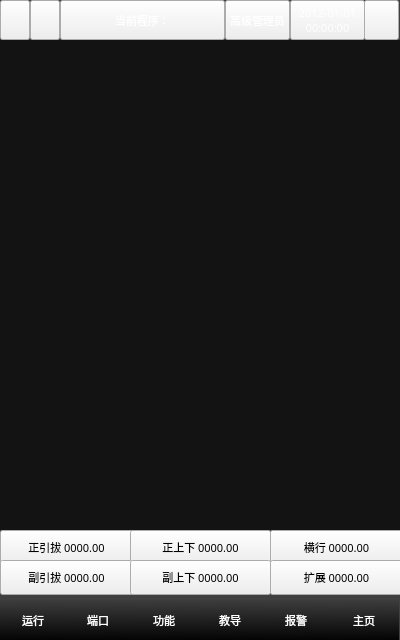
<?xml version="1.0" encoding="UTF-8"?>
<ui version="4.0">
 <class>DialogFrame</class>
 <widget class="QDialog" name="DialogFrame">
  <property name="enabled">
   <bool>true</bool>
  </property>
  <property name="geometry">
   <rect>
    <x>0</x>
    <y>0</y>
    <width>400</width>
    <height>640</height>
   </rect>
  </property>
  <property name="sizePolicy">
   <sizepolicy hsizetype="Fixed" vsizetype="Fixed">
    <horstretch>0</horstretch>
    <verstretch>0</verstretch>
   </sizepolicy>
  </property>
  <property name="minimumSize">
   <size>
    <width>400</width>
    <height>640</height>
   </size>
  </property>
  <property name="maximumSize">
   <size>
    <width>400</width>
    <height>640</height>
   </size>
  </property>
  <property name="font">
   <font>
    <family>微软雅黑</family>
    <pointsize>8</pointsize>
    <weight>50</weight>
    <bold>false</bold>
    <stylestrategy>PreferAntialias</stylestrategy>
   </font>
  </property>
  <property name="windowTitle">
   <string notr="true">主窗口框架</string>
  </property>
  <property name="styleSheet">
   <string notr="true">/* Set the dialog background color */
QDialog#DialogFrame
{
	background-color: rgb(64, 64, 64);
}
/* Set the dialog title style */
QLabel#labelMainTitle
{
	color: rgb(0, 0, 0);
	background-image: url(:/img/widget/FrameTitle.png);
}
QPushButton#pushButtonOrigin:!pressed,
QPushButton#pushButtonStatus:!pressed,
QPushButton#pushButtonPgm:!pressed,
QPushButton#pushButtonUsr:!pressed,
QPushButton#pushButtonDateTime:!pressed,
QPushButton#pushButtonSpd:!pressed
{
	color: white;
	border-image: url(:/img/widget/TitleBtnNormal.png);
}
QPushButton#pushButtonOrigin:pressed,
QPushButton#pushButtonStatus:pressed,
QPushButton#pushButtonPgm:pressed,
QPushButton#pushButtonUsr:pressed,
QPushButton#pushButtonDateTime:pressed,
QPushButton#pushButtonSpd:pressed
{
	color: white;
	border-image: url(:/img/widget/TitleBtnPress.png);
}
/* Set message display box style */
/*
QLabel#labelMessage
{
	color: red;
	border-image: url(:/img/widget/MessageBox.png) 6 6 6 6;
	border-top: 6px transprant;
	border-right: 6px transprant;
	border-bottom: 6px transprant;
	border-left: 6px transprant;
}
*/
/* Set the servo position display style */
QPushButton[IsSrvCtrl = &quot;true&quot;]:!pressed:!flat
{
	border-image: url(:/img/widget/ServoBtnNormal.png);
}
QPushButton[IsSrvCtrl = &quot;true&quot;]:pressed:!flat
{
	border-image: url(:/img/widget/ServoBtnPress.png);
}
QPushButton[IsSrvCtrl = &quot;true&quot;]:!pressed:flat
{
	border-image: url(:/img/widget/ServoBtnNormalGreen.png);
}
QPushButton[IsSrvCtrl = &quot;true&quot;]:pressed:flat
{
	border-image: url(:/img/widget/ServoBtnPressGreen.png);
}
/* Set the buttom function button style */
QToolButton#pushButtonF1,
QToolButton#pushButtonF2,
QToolButton#pushButtonF3,
QToolButton#pushButtonF4,
QToolButton#pushButtonF5,
QToolButton#pushButtonF6
{
	background-color: qlineargradient(spread:pad, x1:0.00568182, y1:1, x2:0, y2:0, stop:0 rgba(4, 4, 4, 255), stop:1 rgba(61, 61, 61, 255));
}

QToolButton#pushButtonF1:!pressed ,
QToolButton#pushButtonF2:!pressed ,
QToolButton#pushButtonF3:!pressed ,
QToolButton#pushButtonF4:!pressed ,
QToolButton#pushButtonF5:!pressed ,
QToolButton#pushButtonF6:!pressed
{
	color: white;
	border-image: null;
	border: transprant;
}
QToolButton#pushButtonF1:pressed ,
QToolButton#pushButtonF2:pressed ,
QToolButton#pushButtonF3:pressed ,
QToolButton#pushButtonF4:pressed ,
QToolButton#pushButtonF5:pressed ,
QToolButton#pushButtonF6:pressed
{
	color: rgba(61, 255, 61, 255);
	border-image: url(:/img/widget/TabPress.png) 6 6 6 6;
	border-top: 6px transprant;
	border-right: 6px transprant;
	border-bottom: 6px transprant;
	border-left: 6px transprant;
}
</string>
  </property>
  <widget class="QToolButton" name="pushButtonF1">
   <property name="geometry">
    <rect>
     <x>0</x>
     <y>600</y>
     <width>66</width>
     <height>40</height>
    </rect>
   </property>
   <property name="sizePolicy">
    <sizepolicy hsizetype="Fixed" vsizetype="Fixed">
     <horstretch>0</horstretch>
     <verstretch>0</verstretch>
    </sizepolicy>
   </property>
   <property name="minimumSize">
    <size>
     <width>66</width>
     <height>40</height>
    </size>
   </property>
   <property name="maximumSize">
    <size>
     <width>66</width>
     <height>40</height>
    </size>
   </property>
   <property name="font">
    <font>
     <family>微软雅黑</family>
     <pointsize>8</pointsize>
     <weight>50</weight>
     <bold>false</bold>
    </font>
   </property>
   <property name="focusPolicy">
    <enum>Qt::NoFocus</enum>
   </property>
   <property name="styleSheet">
    <string notr="true"/>
   </property>
   <property name="text">
    <string>运行</string>
   </property>
   <property name="icon">
    <iconset resource="../xPad.qrc">
     <normaloff>:/img/48X48/BtnAuto.png</normaloff>:/img/48X48/BtnAuto.png</iconset>
   </property>
   <property name="iconSize">
    <size>
     <width>32</width>
     <height>32</height>
    </size>
   </property>
   <property name="toolButtonStyle">
    <enum>Qt::ToolButtonTextBesideIcon</enum>
   </property>
  </widget>
  <widget class="QToolButton" name="pushButtonF2">
   <property name="geometry">
    <rect>
     <x>65</x>
     <y>600</y>
     <width>66</width>
     <height>40</height>
    </rect>
   </property>
   <property name="sizePolicy">
    <sizepolicy hsizetype="Fixed" vsizetype="Fixed">
     <horstretch>0</horstretch>
     <verstretch>0</verstretch>
    </sizepolicy>
   </property>
   <property name="minimumSize">
    <size>
     <width>66</width>
     <height>40</height>
    </size>
   </property>
   <property name="maximumSize">
    <size>
     <width>66</width>
     <height>40</height>
    </size>
   </property>
   <property name="font">
    <font>
     <family>微软雅黑</family>
     <pointsize>8</pointsize>
     <weight>50</weight>
     <bold>false</bold>
    </font>
   </property>
   <property name="focusPolicy">
    <enum>Qt::NoFocus</enum>
   </property>
   <property name="text">
    <string>端口</string>
   </property>
   <property name="icon">
    <iconset resource="../xPad.qrc">
     <normaloff>:/img/48X48/BtnManual.png</normaloff>:/img/48X48/BtnManual.png</iconset>
   </property>
   <property name="iconSize">
    <size>
     <width>32</width>
     <height>32</height>
    </size>
   </property>
   <property name="toolButtonStyle">
    <enum>Qt::ToolButtonTextBesideIcon</enum>
   </property>
  </widget>
  <widget class="QToolButton" name="pushButtonF3">
   <property name="geometry">
    <rect>
     <x>131</x>
     <y>600</y>
     <width>66</width>
     <height>40</height>
    </rect>
   </property>
   <property name="sizePolicy">
    <sizepolicy hsizetype="Fixed" vsizetype="Fixed">
     <horstretch>0</horstretch>
     <verstretch>0</verstretch>
    </sizepolicy>
   </property>
   <property name="minimumSize">
    <size>
     <width>66</width>
     <height>40</height>
    </size>
   </property>
   <property name="maximumSize">
    <size>
     <width>66</width>
     <height>40</height>
    </size>
   </property>
   <property name="font">
    <font>
     <family>微软雅黑</family>
     <pointsize>8</pointsize>
     <weight>50</weight>
     <bold>false</bold>
    </font>
   </property>
   <property name="focusPolicy">
    <enum>Qt::NoFocus</enum>
   </property>
   <property name="text">
    <string>功能</string>
   </property>
   <property name="icon">
    <iconset resource="../xPad.qrc">
     <normaloff>:/img/48X48/BtnFun.png</normaloff>:/img/48X48/BtnFun.png</iconset>
   </property>
   <property name="iconSize">
    <size>
     <width>32</width>
     <height>32</height>
    </size>
   </property>
   <property name="toolButtonStyle">
    <enum>Qt::ToolButtonTextBesideIcon</enum>
   </property>
  </widget>
  <widget class="QToolButton" name="pushButtonF5">
   <property name="geometry">
    <rect>
     <x>263</x>
     <y>600</y>
     <width>66</width>
     <height>40</height>
    </rect>
   </property>
   <property name="sizePolicy">
    <sizepolicy hsizetype="Fixed" vsizetype="Fixed">
     <horstretch>0</horstretch>
     <verstretch>0</verstretch>
    </sizepolicy>
   </property>
   <property name="minimumSize">
    <size>
     <width>66</width>
     <height>40</height>
    </size>
   </property>
   <property name="maximumSize">
    <size>
     <width>66</width>
     <height>40</height>
    </size>
   </property>
   <property name="font">
    <font>
     <family>微软雅黑</family>
     <pointsize>8</pointsize>
     <weight>50</weight>
     <bold>false</bold>
    </font>
   </property>
   <property name="focusPolicy">
    <enum>Qt::NoFocus</enum>
   </property>
   <property name="styleSheet">
    <string notr="true">padding: 2px;</string>
   </property>
   <property name="text">
    <string>报警</string>
   </property>
   <property name="icon">
    <iconset resource="../xPad.qrc">
     <normaloff>:/img/48X48/BtnAlmF.png</normaloff>:/img/48X48/BtnAlmF.png</iconset>
   </property>
   <property name="iconSize">
    <size>
     <width>32</width>
     <height>32</height>
    </size>
   </property>
   <property name="autoRepeat">
    <bool>false</bool>
   </property>
   <property name="toolButtonStyle">
    <enum>Qt::ToolButtonTextBesideIcon</enum>
   </property>
  </widget>
  <widget class="QToolButton" name="pushButtonF4">
   <property name="geometry">
    <rect>
     <x>197</x>
     <y>600</y>
     <width>66</width>
     <height>40</height>
    </rect>
   </property>
   <property name="sizePolicy">
    <sizepolicy hsizetype="Fixed" vsizetype="Fixed">
     <horstretch>0</horstretch>
     <verstretch>0</verstretch>
    </sizepolicy>
   </property>
   <property name="minimumSize">
    <size>
     <width>66</width>
     <height>40</height>
    </size>
   </property>
   <property name="maximumSize">
    <size>
     <width>66</width>
     <height>40</height>
    </size>
   </property>
   <property name="font">
    <font>
     <family>微软雅黑</family>
     <pointsize>8</pointsize>
     <weight>50</weight>
     <italic>false</italic>
     <bold>false</bold>
    </font>
   </property>
   <property name="focusPolicy">
    <enum>Qt::NoFocus</enum>
   </property>
   <property name="text">
    <string>教导</string>
   </property>
   <property name="icon">
    <iconset resource="../xPad.qrc">
     <normaloff>:/img/48X48/BtnTeach.png</normaloff>:/img/48X48/BtnTeach.png</iconset>
   </property>
   <property name="iconSize">
    <size>
     <width>32</width>
     <height>32</height>
    </size>
   </property>
   <property name="toolButtonStyle">
    <enum>Qt::ToolButtonTextBesideIcon</enum>
   </property>
  </widget>
  <widget class="QLabel" name="labelWarning">
   <property name="geometry">
    <rect>
     <x>0</x>
     <y>40</y>
     <width>400</width>
     <height>490</height>
    </rect>
   </property>
   <property name="sizePolicy">
    <sizepolicy hsizetype="Expanding" vsizetype="Expanding">
     <horstretch>0</horstretch>
     <verstretch>0</verstretch>
    </sizepolicy>
   </property>
   <property name="minimumSize">
    <size>
     <width>400</width>
     <height>490</height>
    </size>
   </property>
   <property name="maximumSize">
    <size>
     <width>400</width>
     <height>490</height>
    </size>
   </property>
   <property name="font">
    <font>
     <family>微软雅黑</family>
     <pointsize>8</pointsize>
     <weight>50</weight>
     <bold>false</bold>
    </font>
   </property>
   <property name="styleSheet">
    <string notr="true">QLabel
{
	background-color: rgba(0, 0, 0, 180);
	color: white;
}
</string>
   </property>
   <property name="text">
    <string notr="true"/>
   </property>
   <property name="alignment">
    <set>Qt::AlignLeading|Qt::AlignLeft|Qt::AlignVCenter</set>
   </property>
   <property name="wordWrap">
    <bool>true</bool>
   </property>
   <property name="margin">
    <number>80</number>
   </property>
  </widget>
  <widget class="xPushButton" name="svPhorPos">
   <property name="geometry">
    <rect>
     <x>0</x>
     <y>530</y>
     <width>133</width>
     <height>35</height>
    </rect>
   </property>
   <property name="sizePolicy">
    <sizepolicy hsizetype="Fixed" vsizetype="Fixed">
     <horstretch>0</horstretch>
     <verstretch>0</verstretch>
    </sizepolicy>
   </property>
   <property name="minimumSize">
    <size>
     <width>133</width>
     <height>35</height>
    </size>
   </property>
   <property name="maximumSize">
    <size>
     <width>16777215</width>
     <height>35</height>
    </size>
   </property>
   <property name="font">
    <font>
     <family>微软雅黑</family>
     <pointsize>8</pointsize>
     <weight>50</weight>
     <bold>false</bold>
    </font>
   </property>
   <property name="focusPolicy">
    <enum>Qt::NoFocus</enum>
   </property>
   <property name="text">
    <string notr="true">正引拔 0000.00</string>
   </property>
   <property name="flat">
    <bool>false</bool>
   </property>
   <property name="IsSrvCtrl" stdset="0">
    <bool>true</bool>
   </property>
  </widget>
  <widget class="xPushButton" name="svPverPos">
   <property name="enabled">
    <bool>true</bool>
   </property>
   <property name="geometry">
    <rect>
     <x>130</x>
     <y>530</y>
     <width>141</width>
     <height>35</height>
    </rect>
   </property>
   <property name="sizePolicy">
    <sizepolicy hsizetype="Fixed" vsizetype="Fixed">
     <horstretch>0</horstretch>
     <verstretch>0</verstretch>
    </sizepolicy>
   </property>
   <property name="minimumSize">
    <size>
     <width>133</width>
     <height>35</height>
    </size>
   </property>
   <property name="maximumSize">
    <size>
     <width>16777215</width>
     <height>35</height>
    </size>
   </property>
   <property name="font">
    <font>
     <family>微软雅黑</family>
     <pointsize>8</pointsize>
     <weight>50</weight>
     <bold>false</bold>
    </font>
   </property>
   <property name="focusPolicy">
    <enum>Qt::NoFocus</enum>
   </property>
   <property name="text">
    <string notr="true">正上下 0000.00</string>
   </property>
   <property name="flat">
    <bool>false</bool>
   </property>
   <property name="IsSrvCtrl" stdset="0">
    <bool>true</bool>
   </property>
  </widget>
  <widget class="xPushButton" name="svTravPos">
   <property name="geometry">
    <rect>
     <x>270</x>
     <y>530</y>
     <width>133</width>
     <height>35</height>
    </rect>
   </property>
   <property name="sizePolicy">
    <sizepolicy hsizetype="Fixed" vsizetype="Fixed">
     <horstretch>0</horstretch>
     <verstretch>0</verstretch>
    </sizepolicy>
   </property>
   <property name="minimumSize">
    <size>
     <width>133</width>
     <height>35</height>
    </size>
   </property>
   <property name="maximumSize">
    <size>
     <width>16777215</width>
     <height>35</height>
    </size>
   </property>
   <property name="font">
    <font>
     <family>微软雅黑</family>
     <pointsize>8</pointsize>
     <weight>50</weight>
     <bold>false</bold>
    </font>
   </property>
   <property name="focusPolicy">
    <enum>Qt::NoFocus</enum>
   </property>
   <property name="text">
    <string notr="true">横行 0000.00</string>
   </property>
   <property name="IsSrvCtrl" stdset="0">
    <bool>true</bool>
   </property>
  </widget>
  <widget class="xPushButton" name="svRhorPos">
   <property name="enabled">
    <bool>true</bool>
   </property>
   <property name="geometry">
    <rect>
     <x>0</x>
     <y>560</y>
     <width>133</width>
     <height>35</height>
    </rect>
   </property>
   <property name="sizePolicy">
    <sizepolicy hsizetype="Fixed" vsizetype="Fixed">
     <horstretch>0</horstretch>
     <verstretch>0</verstretch>
    </sizepolicy>
   </property>
   <property name="minimumSize">
    <size>
     <width>133</width>
     <height>35</height>
    </size>
   </property>
   <property name="maximumSize">
    <size>
     <width>16777215</width>
     <height>35</height>
    </size>
   </property>
   <property name="font">
    <font>
     <family>微软雅黑</family>
     <pointsize>8</pointsize>
     <weight>50</weight>
     <bold>false</bold>
    </font>
   </property>
   <property name="focusPolicy">
    <enum>Qt::NoFocus</enum>
   </property>
   <property name="text">
    <string notr="true">副引拔 0000.00</string>
   </property>
   <property name="IsSrvCtrl" stdset="0">
    <bool>true</bool>
   </property>
  </widget>
  <widget class="xPushButton" name="svRverPos">
   <property name="enabled">
    <bool>true</bool>
   </property>
   <property name="geometry">
    <rect>
     <x>130</x>
     <y>560</y>
     <width>141</width>
     <height>35</height>
    </rect>
   </property>
   <property name="sizePolicy">
    <sizepolicy hsizetype="Fixed" vsizetype="Fixed">
     <horstretch>0</horstretch>
     <verstretch>0</verstretch>
    </sizepolicy>
   </property>
   <property name="minimumSize">
    <size>
     <width>133</width>
     <height>35</height>
    </size>
   </property>
   <property name="maximumSize">
    <size>
     <width>16777215</width>
     <height>35</height>
    </size>
   </property>
   <property name="font">
    <font>
     <family>微软雅黑</family>
     <pointsize>8</pointsize>
     <weight>50</weight>
     <bold>false</bold>
    </font>
   </property>
   <property name="focusPolicy">
    <enum>Qt::NoFocus</enum>
   </property>
   <property name="text">
    <string notr="true">副上下 0000.00</string>
   </property>
   <property name="IsSrvCtrl" stdset="0">
    <bool>true</bool>
   </property>
  </widget>
  <widget class="xPushButton" name="svExtePos">
   <property name="enabled">
    <bool>true</bool>
   </property>
   <property name="geometry">
    <rect>
     <x>270</x>
     <y>560</y>
     <width>133</width>
     <height>35</height>
    </rect>
   </property>
   <property name="sizePolicy">
    <sizepolicy hsizetype="Fixed" vsizetype="Fixed">
     <horstretch>0</horstretch>
     <verstretch>0</verstretch>
    </sizepolicy>
   </property>
   <property name="minimumSize">
    <size>
     <width>133</width>
     <height>35</height>
    </size>
   </property>
   <property name="maximumSize">
    <size>
     <width>16777215</width>
     <height>35</height>
    </size>
   </property>
   <property name="font">
    <font>
     <family>微软雅黑</family>
     <pointsize>8</pointsize>
     <weight>50</weight>
     <bold>false</bold>
    </font>
   </property>
   <property name="focusPolicy">
    <enum>Qt::NoFocus</enum>
   </property>
   <property name="text">
    <string notr="true">扩展 0000.00</string>
   </property>
   <property name="IsSrvCtrl" stdset="0">
    <bool>true</bool>
   </property>
  </widget>
  <widget class="QToolButton" name="pushButtonF6">
   <property name="geometry">
    <rect>
     <x>329</x>
     <y>600</y>
     <width>70</width>
     <height>40</height>
    </rect>
   </property>
   <property name="minimumSize">
    <size>
     <width>66</width>
     <height>40</height>
    </size>
   </property>
   <property name="maximumSize">
    <size>
     <width>70</width>
     <height>40</height>
    </size>
   </property>
   <property name="palette">
    <palette>
     <active>
      <colorrole role="WindowText">
       <brush brushstyle="SolidPattern">
        <color alpha="255">
         <red>255</red>
         <green>255</green>
         <blue>255</blue>
        </color>
       </brush>
      </colorrole>
      <colorrole role="Button">
       <brush brushstyle="LinearGradientPattern">
        <gradient startx="0.005681820000000" starty="1.000000000000000" endx="0.000000000000000" endy="0.000000000000000" type="LinearGradient" spread="PadSpread" coordinatemode="ObjectBoundingMode">
         <gradientstop position="0.000000000000000">
          <color alpha="255">
           <red>4</red>
           <green>4</green>
           <blue>4</blue>
          </color>
         </gradientstop>
         <gradientstop position="1.000000000000000">
          <color alpha="255">
           <red>61</red>
           <green>61</green>
           <blue>61</blue>
          </color>
         </gradientstop>
        </gradient>
       </brush>
      </colorrole>
      <colorrole role="Text">
       <brush brushstyle="SolidPattern">
        <color alpha="255">
         <red>255</red>
         <green>255</green>
         <blue>255</blue>
        </color>
       </brush>
      </colorrole>
      <colorrole role="ButtonText">
       <brush brushstyle="SolidPattern">
        <color alpha="255">
         <red>255</red>
         <green>255</green>
         <blue>255</blue>
        </color>
       </brush>
      </colorrole>
      <colorrole role="Base">
       <brush brushstyle="LinearGradientPattern">
        <gradient startx="0.005681820000000" starty="1.000000000000000" endx="0.000000000000000" endy="0.000000000000000" type="LinearGradient" spread="PadSpread" coordinatemode="ObjectBoundingMode">
         <gradientstop position="0.000000000000000">
          <color alpha="255">
           <red>4</red>
           <green>4</green>
           <blue>4</blue>
          </color>
         </gradientstop>
         <gradientstop position="1.000000000000000">
          <color alpha="255">
           <red>61</red>
           <green>61</green>
           <blue>61</blue>
          </color>
         </gradientstop>
        </gradient>
       </brush>
      </colorrole>
      <colorrole role="Window">
       <brush brushstyle="LinearGradientPattern">
        <gradient startx="0.005681820000000" starty="1.000000000000000" endx="0.000000000000000" endy="0.000000000000000" type="LinearGradient" spread="PadSpread" coordinatemode="ObjectBoundingMode">
         <gradientstop position="0.000000000000000">
          <color alpha="255">
           <red>4</red>
           <green>4</green>
           <blue>4</blue>
          </color>
         </gradientstop>
         <gradientstop position="1.000000000000000">
          <color alpha="255">
           <red>61</red>
           <green>61</green>
           <blue>61</blue>
          </color>
         </gradientstop>
        </gradient>
       </brush>
      </colorrole>
     </active>
     <inactive>
      <colorrole role="WindowText">
       <brush brushstyle="SolidPattern">
        <color alpha="255">
         <red>255</red>
         <green>255</green>
         <blue>255</blue>
        </color>
       </brush>
      </colorrole>
      <colorrole role="Button">
       <brush brushstyle="LinearGradientPattern">
        <gradient startx="0.005681820000000" starty="1.000000000000000" endx="0.000000000000000" endy="0.000000000000000" type="LinearGradient" spread="PadSpread" coordinatemode="ObjectBoundingMode">
         <gradientstop position="0.000000000000000">
          <color alpha="255">
           <red>4</red>
           <green>4</green>
           <blue>4</blue>
          </color>
         </gradientstop>
         <gradientstop position="1.000000000000000">
          <color alpha="255">
           <red>61</red>
           <green>61</green>
           <blue>61</blue>
          </color>
         </gradientstop>
        </gradient>
       </brush>
      </colorrole>
      <colorrole role="Text">
       <brush brushstyle="SolidPattern">
        <color alpha="255">
         <red>255</red>
         <green>255</green>
         <blue>255</blue>
        </color>
       </brush>
      </colorrole>
      <colorrole role="ButtonText">
       <brush brushstyle="SolidPattern">
        <color alpha="255">
         <red>255</red>
         <green>255</green>
         <blue>255</blue>
        </color>
       </brush>
      </colorrole>
      <colorrole role="Base">
       <brush brushstyle="LinearGradientPattern">
        <gradient startx="0.005681820000000" starty="1.000000000000000" endx="0.000000000000000" endy="0.000000000000000" type="LinearGradient" spread="PadSpread" coordinatemode="ObjectBoundingMode">
         <gradientstop position="0.000000000000000">
          <color alpha="255">
           <red>4</red>
           <green>4</green>
           <blue>4</blue>
          </color>
         </gradientstop>
         <gradientstop position="1.000000000000000">
          <color alpha="255">
           <red>61</red>
           <green>61</green>
           <blue>61</blue>
          </color>
         </gradientstop>
        </gradient>
       </brush>
      </colorrole>
      <colorrole role="Window">
       <brush brushstyle="LinearGradientPattern">
        <gradient startx="0.005681820000000" starty="1.000000000000000" endx="0.000000000000000" endy="0.000000000000000" type="LinearGradient" spread="PadSpread" coordinatemode="ObjectBoundingMode">
         <gradientstop position="0.000000000000000">
          <color alpha="255">
           <red>4</red>
           <green>4</green>
           <blue>4</blue>
          </color>
         </gradientstop>
         <gradientstop position="1.000000000000000">
          <color alpha="255">
           <red>61</red>
           <green>61</green>
           <blue>61</blue>
          </color>
         </gradientstop>
        </gradient>
       </brush>
      </colorrole>
     </inactive>
     <disabled>
      <colorrole role="WindowText">
       <brush brushstyle="SolidPattern">
        <color alpha="255">
         <red>255</red>
         <green>255</green>
         <blue>255</blue>
        </color>
       </brush>
      </colorrole>
      <colorrole role="Button">
       <brush brushstyle="LinearGradientPattern">
        <gradient startx="0.005681820000000" starty="1.000000000000000" endx="0.000000000000000" endy="0.000000000000000" type="LinearGradient" spread="PadSpread" coordinatemode="ObjectBoundingMode">
         <gradientstop position="0.000000000000000">
          <color alpha="255">
           <red>4</red>
           <green>4</green>
           <blue>4</blue>
          </color>
         </gradientstop>
         <gradientstop position="1.000000000000000">
          <color alpha="255">
           <red>61</red>
           <green>61</green>
           <blue>61</blue>
          </color>
         </gradientstop>
        </gradient>
       </brush>
      </colorrole>
      <colorrole role="Text">
       <brush brushstyle="SolidPattern">
        <color alpha="255">
         <red>255</red>
         <green>255</green>
         <blue>255</blue>
        </color>
       </brush>
      </colorrole>
      <colorrole role="ButtonText">
       <brush brushstyle="SolidPattern">
        <color alpha="255">
         <red>255</red>
         <green>255</green>
         <blue>255</blue>
        </color>
       </brush>
      </colorrole>
      <colorrole role="Base">
       <brush brushstyle="LinearGradientPattern">
        <gradient startx="0.005681820000000" starty="1.000000000000000" endx="0.000000000000000" endy="0.000000000000000" type="LinearGradient" spread="PadSpread" coordinatemode="ObjectBoundingMode">
         <gradientstop position="0.000000000000000">
          <color alpha="255">
           <red>4</red>
           <green>4</green>
           <blue>4</blue>
          </color>
         </gradientstop>
         <gradientstop position="1.000000000000000">
          <color alpha="255">
           <red>61</red>
           <green>61</green>
           <blue>61</blue>
          </color>
         </gradientstop>
        </gradient>
       </brush>
      </colorrole>
      <colorrole role="Window">
       <brush brushstyle="LinearGradientPattern">
        <gradient startx="0.005681820000000" starty="1.000000000000000" endx="0.000000000000000" endy="0.000000000000000" type="LinearGradient" spread="PadSpread" coordinatemode="ObjectBoundingMode">
         <gradientstop position="0.000000000000000">
          <color alpha="255">
           <red>4</red>
           <green>4</green>
           <blue>4</blue>
          </color>
         </gradientstop>
         <gradientstop position="1.000000000000000">
          <color alpha="255">
           <red>61</red>
           <green>61</green>
           <blue>61</blue>
          </color>
         </gradientstop>
        </gradient>
       </brush>
      </colorrole>
     </disabled>
    </palette>
   </property>
   <property name="font">
    <font>
     <family>微软雅黑</family>
     <pointsize>8</pointsize>
     <weight>50</weight>
     <bold>false</bold>
    </font>
   </property>
   <property name="text">
    <string>主页</string>
   </property>
   <property name="icon">
    <iconset resource="../xPad.qrc">
     <normaloff>:/img/48X48/BtnHome.png</normaloff>:/img/48X48/BtnHome.png</iconset>
   </property>
   <property name="iconSize">
    <size>
     <width>32</width>
     <height>32</height>
    </size>
   </property>
   <property name="toolButtonStyle">
    <enum>Qt::ToolButtonTextBesideIcon</enum>
   </property>
  </widget>
  <widget class="xPushButton" name="pushButtonUsr">
   <property name="geometry">
    <rect>
     <x>225</x>
     <y>0</y>
     <width>65</width>
     <height>40</height>
    </rect>
   </property>
   <property name="sizePolicy">
    <sizepolicy hsizetype="Fixed" vsizetype="Fixed">
     <horstretch>0</horstretch>
     <verstretch>0</verstretch>
    </sizepolicy>
   </property>
   <property name="minimumSize">
    <size>
     <width>65</width>
     <height>40</height>
    </size>
   </property>
   <property name="maximumSize">
    <size>
     <width>65</width>
     <height>40</height>
    </size>
   </property>
   <property name="font">
    <font>
     <family>微软雅黑</family>
     <pointsize>8</pointsize>
    </font>
   </property>
   <property name="focusPolicy">
    <enum>Qt::NoFocus</enum>
   </property>
   <property name="text">
    <string notr="true">高级管理员</string>
   </property>
  </widget>
  <widget class="xPushButton" name="pushButtonDateTime">
   <property name="geometry">
    <rect>
     <x>290</x>
     <y>0</y>
     <width>75</width>
     <height>40</height>
    </rect>
   </property>
   <property name="sizePolicy">
    <sizepolicy hsizetype="Fixed" vsizetype="Fixed">
     <horstretch>0</horstretch>
     <verstretch>0</verstretch>
    </sizepolicy>
   </property>
   <property name="minimumSize">
    <size>
     <width>75</width>
     <height>40</height>
    </size>
   </property>
   <property name="maximumSize">
    <size>
     <width>75</width>
     <height>40</height>
    </size>
   </property>
   <property name="font">
    <font>
     <family>微软雅黑</family>
     <pointsize>8</pointsize>
    </font>
   </property>
   <property name="focusPolicy">
    <enum>Qt::NoFocus</enum>
   </property>
   <property name="text">
    <string notr="true">2012-01-01
00:00:00</string>
   </property>
  </widget>
  <widget class="xPushButton" name="pushButtonSpd">
   <property name="geometry">
    <rect>
     <x>364</x>
     <y>0</y>
     <width>35</width>
     <height>40</height>
    </rect>
   </property>
   <property name="sizePolicy">
    <sizepolicy hsizetype="Fixed" vsizetype="Fixed">
     <horstretch>0</horstretch>
     <verstretch>0</verstretch>
    </sizepolicy>
   </property>
   <property name="minimumSize">
    <size>
     <width>35</width>
     <height>40</height>
    </size>
   </property>
   <property name="maximumSize">
    <size>
     <width>35</width>
     <height>40</height>
    </size>
   </property>
   <property name="font">
    <font>
     <family>微软雅黑</family>
     <pointsize>8</pointsize>
     <weight>50</weight>
     <bold>false</bold>
    </font>
   </property>
   <property name="focusPolicy">
    <enum>Qt::NoFocus</enum>
   </property>
   <property name="text">
    <string notr="true"/>
   </property>
   <property name="iconSize">
    <size>
     <width>32</width>
     <height>32</height>
    </size>
   </property>
  </widget>
  <widget class="xPushButton" name="pushButtonOrigin">
   <property name="geometry">
    <rect>
     <x>0</x>
     <y>0</y>
     <width>30</width>
     <height>40</height>
    </rect>
   </property>
   <property name="sizePolicy">
    <sizepolicy hsizetype="Fixed" vsizetype="Fixed">
     <horstretch>0</horstretch>
     <verstretch>0</verstretch>
    </sizepolicy>
   </property>
   <property name="minimumSize">
    <size>
     <width>30</width>
     <height>40</height>
    </size>
   </property>
   <property name="maximumSize">
    <size>
     <width>30</width>
     <height>40</height>
    </size>
   </property>
   <property name="font">
    <font>
     <family>微软雅黑</family>
     <pointsize>8</pointsize>
     <weight>50</weight>
     <bold>false</bold>
    </font>
   </property>
   <property name="focusPolicy">
    <enum>Qt::NoFocus</enum>
   </property>
   <property name="text">
    <string notr="true"/>
   </property>
   <property name="icon">
    <iconset resource="../xPad.qrc">
     <normaloff>:/img/32X32/OriginNoRef.png</normaloff>:/img/32X32/OriginNoRef.png</iconset>
   </property>
   <property name="iconSize">
    <size>
     <width>32</width>
     <height>32</height>
    </size>
   </property>
  </widget>
  <widget class="QPushButton" name="pushButtonStatus">
   <property name="geometry">
    <rect>
     <x>30</x>
     <y>0</y>
     <width>30</width>
     <height>40</height>
    </rect>
   </property>
   <property name="sizePolicy">
    <sizepolicy hsizetype="Fixed" vsizetype="Fixed">
     <horstretch>0</horstretch>
     <verstretch>0</verstretch>
    </sizepolicy>
   </property>
   <property name="minimumSize">
    <size>
     <width>30</width>
     <height>40</height>
    </size>
   </property>
   <property name="maximumSize">
    <size>
     <width>30</width>
     <height>40</height>
    </size>
   </property>
   <property name="font">
    <font>
     <family>微软雅黑</family>
     <pointsize>8</pointsize>
     <weight>50</weight>
     <bold>false</bold>
    </font>
   </property>
   <property name="focusPolicy">
    <enum>Qt::NoFocus</enum>
   </property>
   <property name="text">
    <string notr="true"/>
   </property>
   <property name="icon">
    <iconset resource="../xPad.qrc">
     <normaloff>:/img/32X32/Manual.png</normaloff>:/img/32X32/Manual.png</iconset>
   </property>
   <property name="iconSize">
    <size>
     <width>48</width>
     <height>48</height>
    </size>
   </property>
  </widget>
  <widget class="xPushButton" name="pushButtonPgm">
   <property name="geometry">
    <rect>
     <x>60</x>
     <y>0</y>
     <width>165</width>
     <height>40</height>
    </rect>
   </property>
   <property name="sizePolicy">
    <sizepolicy hsizetype="Fixed" vsizetype="Fixed">
     <horstretch>0</horstretch>
     <verstretch>0</verstretch>
    </sizepolicy>
   </property>
   <property name="minimumSize">
    <size>
     <width>165</width>
     <height>40</height>
    </size>
   </property>
   <property name="maximumSize">
    <size>
     <width>165</width>
     <height>40</height>
    </size>
   </property>
   <property name="font">
    <font>
     <family>微软雅黑</family>
     <pointsize>8</pointsize>
     <stylestrategy>PreferAntialias</stylestrategy>
    </font>
   </property>
   <property name="focusPolicy">
    <enum>Qt::NoFocus</enum>
   </property>
   <property name="text">
    <string>当前程序：</string>
   </property>
  </widget>
  <zorder>pushButtonUsr</zorder>
  <zorder>pushButtonDateTime</zorder>
  <zorder>pushButtonSpd</zorder>
  <zorder>pushButtonOrigin</zorder>
  <zorder>pushButtonStatus</zorder>
  <zorder>pushButtonPgm</zorder>
  <zorder>pushButtonF1</zorder>
  <zorder>pushButtonF2</zorder>
  <zorder>pushButtonF3</zorder>
  <zorder>pushButtonF5</zorder>
  <zorder>pushButtonF4</zorder>
  <zorder>labelWarning</zorder>
  <zorder>svPhorPos</zorder>
  <zorder>svPverPos</zorder>
  <zorder>svTravPos</zorder>
  <zorder>svRhorPos</zorder>
  <zorder>svRverPos</zorder>
  <zorder>svExtePos</zorder>
  <zorder>pushButtonF6</zorder>
 </widget>
 <customwidgets>
  <customwidget>
   <class>xPushButton</class>
   <extends>QPushButton</extends>
   <header>xpushbutton.h</header>
  </customwidget>
 </customwidgets>
 <resources>
  <include location="../xPad.qrc"/>
 </resources>
 <connections>
  <connection>
   <sender>pushButtonDateTime</sender>
   <signal>clicked()</signal>
   <receiver>DialogFrame</receiver>
   <slot>SetupDateTime()</slot>
   <hints>
    <hint type="sourcelabel">
     <x>695</x>
     <y>34</y>
    </hint>
    <hint type="destinationlabel">
     <x>700</x>
     <y>132</y>
    </hint>
   </hints>
  </connection>
  <connection>
   <sender>pushButtonOrigin</sender>
   <signal>clicked()</signal>
   <receiver>DialogFrame</receiver>
   <slot>ReturnToOrigin()</slot>
   <hints>
    <hint type="sourcelabel">
     <x>30</x>
     <y>34</y>
    </hint>
    <hint type="destinationlabel">
     <x>49</x>
     <y>135</y>
    </hint>
   </hints>
  </connection>
  <connection>
   <sender>pushButtonUsr</sender>
   <signal>clicked()</signal>
   <receiver>DialogFrame</receiver>
   <slot>UserManager()</slot>
   <hints>
    <hint type="sourcelabel">
     <x>563</x>
     <y>34</y>
    </hint>
    <hint type="destinationlabel">
     <x>564</x>
     <y>-44</y>
    </hint>
   </hints>
  </connection>
  <connection>
   <sender>pushButtonPgm</sender>
   <signal>clicked()</signal>
   <receiver>DialogFrame</receiver>
   <slot>programFiles()</slot>
   <hints>
    <hint type="sourcelabel">
     <x>194</x>
     <y>31</y>
    </hint>
    <hint type="destinationlabel">
     <x>196</x>
     <y>-32</y>
    </hint>
   </hints>
  </connection>
  <connection>
   <sender>pushButtonSpd</sender>
   <signal>clicked()</signal>
   <receiver>DialogFrame</receiver>
   <slot>SetupSpeed()</slot>
   <hints>
    <hint type="sourcelabel">
     <x>762</x>
     <y>14</y>
    </hint>
    <hint type="destinationlabel">
     <x>848</x>
     <y>21</y>
    </hint>
   </hints>
  </connection>
  <connection>
   <sender>pushButtonF1</sender>
   <signal>clicked()</signal>
   <receiver>DialogFrame</receiver>
   <slot>BtnAutoClick()</slot>
   <hints>
    <hint type="sourcelabel">
     <x>66</x>
     <y>1234</y>
    </hint>
    <hint type="destinationlabel">
     <x>399</x>
     <y>639</y>
    </hint>
   </hints>
  </connection>
  <connection>
   <sender>pushButtonF2</sender>
   <signal>clicked()</signal>
   <receiver>DialogFrame</receiver>
   <slot>BtnManualClick()</slot>
   <hints>
    <hint type="sourcelabel">
     <x>200</x>
     <y>1234</y>
    </hint>
    <hint type="destinationlabel">
     <x>399</x>
     <y>639</y>
    </hint>
   </hints>
  </connection>
  <connection>
   <sender>pushButtonF3</sender>
   <signal>clicked()</signal>
   <receiver>DialogFrame</receiver>
   <slot>BtnMenuClick()</slot>
   <hints>
    <hint type="sourcelabel">
     <x>333</x>
     <y>1234</y>
    </hint>
    <hint type="destinationlabel">
     <x>399</x>
     <y>639</y>
    </hint>
   </hints>
  </connection>
  <connection>
   <sender>pushButtonF4</sender>
   <signal>clicked()</signal>
   <receiver>DialogFrame</receiver>
   <slot>BtnTeachClick()</slot>
   <hints>
    <hint type="sourcelabel">
     <x>466</x>
     <y>1234</y>
    </hint>
    <hint type="destinationlabel">
     <x>399</x>
     <y>639</y>
    </hint>
   </hints>
  </connection>
  <connection>
   <sender>pushButtonF5</sender>
   <signal>clicked()</signal>
   <receiver>DialogFrame</receiver>
   <slot>BtnAlmClick()</slot>
   <hints>
    <hint type="sourcelabel">
     <x>599</x>
     <y>1234</y>
    </hint>
    <hint type="destinationlabel">
     <x>399</x>
     <y>639</y>
    </hint>
   </hints>
  </connection>
  <connection>
   <sender>pushButtonF6</sender>
   <signal>clicked()</signal>
   <receiver>DialogFrame</receiver>
   <slot>BtnEscClick()</slot>
   <hints>
    <hint type="sourcelabel">
     <x>732</x>
     <y>1234</y>
    </hint>
    <hint type="destinationlabel">
     <x>399</x>
     <y>639</y>
    </hint>
   </hints>
  </connection>
 </connections>
 <slots>
  <slot>BtnMenuClick()</slot>
  <slot>BtnEscClick()</slot>
  <slot>BtnAlmClick()</slot>
  <slot>BtnManualClick()</slot>
  <slot>BtnAutoClick()</slot>
  <slot>SetupDateTime()</slot>
  <slot>BtnServoClick()</slot>
  <slot>SvPhorCtrl()</slot>
  <slot>SvPverCtrl()</slot>
  <slot>SvTravCtrl()</slot>
  <slot>ReturnToOrigin()</slot>
  <slot>UserManager()</slot>
  <slot>programFiles()</slot>
  <slot>BtnTeachClick()</slot>
  <slot>test()</slot>
  <slot>SetupSpeed()</slot>
 </slots>
</ui>
